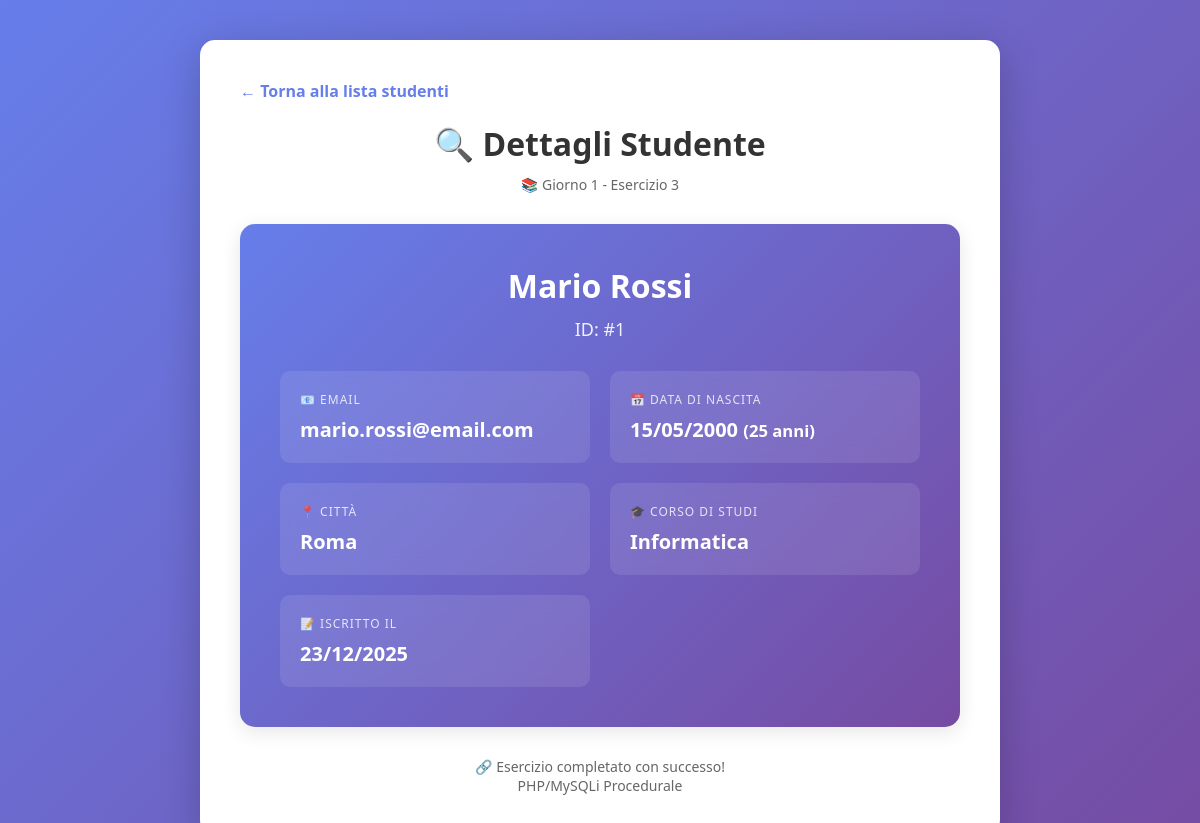
The app's page /giorno-01/esercizio-03/index.php?id=1 with its own data.
### tables this page shows
CREATE TABLE IF NOT EXISTS studenti (
    id INT AUTO_INCREMENT PRIMARY KEY,
    nome VARCHAR(50) NOT NULL,
    cognome VARCHAR(50) NOT NULL,
    email VARCHAR(100) UNIQUE NOT NULL,
    data_nascita DATE,
    citta VARCHAR(50),
    corso VARCHAR(50),
    creato_il TIMESTAMP DEFAULT CURRENT_TIMESTAMP,
    modificato_il TIMESTAMP DEFAULT CURRENT_TIMESTAMP ON UPDATE CURRENT_TIMESTAMP
);

### utils/functions.php (called while the page is built, shortened)
<?php
function formatta_data_italiana($data) {
    $d = DateTime::createFromFormat('Y-m-d', $data);
    return $d ? $d->format('d/m/Y') : $data;
}
?>

### giorno-01/esercizio-03/index.php (the view, shortened to what this page needs)
<!DOCTYPE html>
<html lang="it">
<head>
</head>
<body>
    <div class="container">
        <a href="../esercizio-02/index.php" class="back-link">← Torna alla lista studenti</a>
        <h1>🔍 Dettagli Studente</h1>
        <p class="subtitle">📚 Giorno 1 - Esercizio 3</p>
        <?php
        require_once '../../utils/functions.php';
        $errore = '';
        $studente = null;
        if (!isset($_GET['id']) || empty($_GET['id'])) {
            $errore = "⚠️ Nessun ID studente specificato. Aggiungi ?id=1 all'URL.";
        } elseif (!is_numeric($_GET['id'])) {
            $errore = "❌ ID non valido. L'ID deve essere un numero.";
        } else {
            $id = (int)$_GET['id'];
            $conn = connetti_database();
            if (!$conn) {
                $errore = "❌ Errore di connessione al database: " . mysqli_connect_error();
            } else {
                $stmt = mysqli_prepare($conn, "SELECT id, nome, cognome, email, data_nascita, citta, corso, creato_il
                                                FROM studenti
                                                WHERE id = ?");
                if ($stmt) {
                    mysqli_stmt_bind_param($stmt, "i", $id);
                    mysqli_stmt_execute($stmt);
                    $result = mysqli_stmt_get_result($stmt);
                    if (mysqli_num_rows($result) > 0) {
                        $studente = mysqli_fetch_assoc($result);
                    } else {
                        $errore = "📭 Studente con ID #$id non trovato nel database.";
                    }
                } else {
                    $errore = "❌ Errore nella preparazione della query: " . mysqli_error($conn);
                }
            }
        }
        ?>
        <?php if ($errore): ?>
            <div class="<?php echo strpos($errore, '⚠️') !== false ? 'warning' : 'error'; ?>">
                <?php echo htmlspecialchars($errore); ?>
            </div>
            <div style="text-align: center; margin-top: 20px;">
                <p>Prova con:</p>
                <a href="?id=1" style="color: #667eea;">?id=1</a> |
                <a href="?id=2" style="color: #667eea;">?id=2</a> |
                <a href="?id=3" style="color: #667eea;">?id=3</a>
            </div>
        <?php elseif ($studente): ?>
            <div class="card">
                <div class="card-header">
                    <h2><?php echo htmlspecialchars($studente['nome'] . ' ' . $studente['cognome']); ?></h2>
                    <div class="id">ID: #<?php echo htmlspecialchars($studente['id']); ?></div>
                </div>
                <div class="detail-grid">
                    <div class="detail-item">
                        <div class="detail-label">📧 Email</div>
                        <div class="detail-value"><?php echo htmlspecialchars($studente['email']); ?></div>
                    </div>
                    <div class="detail-item">
                        <div class="detail-label">📅 Data di Nascita</div>
                        <div class="detail-value">
                            <?php
                            if ($studente['data_nascita']) {
                                echo formatta_data_italiana($studente['data_nascita']);
                                $data_nascita = new DateTime($studente['data_nascita']);
                                $oggi = new DateTime();
                                $eta = $oggi->diff($data_nascita)->y;
                                echo " <small>($eta anni)</small>";
                            } else {
                                echo '-';
                            }
                            ?>
                        </div>
                    </div>
                    <div class="detail-item">
                        <div class="detail-label">📍 Città</div>
                        <div class="detail-value"><?php echo htmlspecialchars($studente['citta']); ?></div>
                    </div>
                    <div class="detail-item">
                        <div class="detail-label">🎓 Corso di Studi</div>
                        <div class="detail-value"><?php echo htmlspecialchars($studente['corso']); ?></div>
                    </div>
                    <div class="detail-item">
                        <div class="detail-label">📝 Iscritto il</div>
                        <div class="detail-value">
                            <?php
                            if ($studente['creato_il']) {
                                $data = new DateTime($studente['creato_il']);
                                echo $data->format('d/m/Y');
                            }
                            ?>
                        </div>
                    </div>
                </div>
            </div>
        <?php endif; ?>
        <div class="footer">
            <p>🔗 Esercizio completato con successo!</p>
            <p>PHP/MySQLi Procedurale</p>
        </div>
    </div>
</body>
</html>

### giorno-01/esercizio-03/index.php (style rules this page uses)
* { margin: 0; padding: 0; box-sizing: border-box; }
body { font-family: 'Segoe UI', Tahoma, Geneva, Verdana, sans-serif; background: linear-gradient(135deg, #667eea 0%, #764ba2 100%); min-height: 100vh; padding: 40px 20px; }
.container { background: white; padding: 40px; border-radius: 15px; box-shadow: 0 10px 40px rgba(0,0,0,0.2); max-width: 800px; margin: 0 auto; }
h1 { color: #333; margin-bottom: 10px; text-align: center; }
.subtitle { text-align: center; color: #666; margin-bottom: 30px; font-size: 14px; }
.back-link { display: inline-block; color: #667eea; text-decoration: none; margin-bottom: 20px; font-weight: 600; transition: color 0.3s; }
.card { background: linear-gradient(135deg, #667eea 0%, #764ba2 100%); color: white; padding: 40px; border-radius: 15px; box-shadow: 0 5px 20px rgba(0,0,0,0.1); margin-bottom: 30px; }
.card-header { text-align: center; margin-bottom: 30px; }
.card-header h2 { font-size: 32px; margin-bottom: 10px; }
.card-header .id { font-size: 18px; opacity: 0.9; }
.detail-grid { display: grid; grid-template-columns: repeat(auto-fit, minmax(250px, 1fr)); gap: 20px; }
.detail-item { background: rgba(255, 255, 255, 0.1); padding: 20px; border-radius: 10px; backdrop-filter: blur(10px); }
.detail-label { font-size: 12px; text-transform: uppercase; letter-spacing: 1px; opacity: 0.8; margin-bottom: 8px; }
.detail-value { font-size: 20px; font-weight: 600; }
.footer { margin-top: 30px; text-align: center; color: #666; font-size: 14px; }

### records on screen
studenti: nome+cognome "Mario Rossi", id "1", email "mario.rossi@email.com", data_nascita "15/05/2000", citta "Roma", corso "Informatica", creato_il "23/12/2025"
